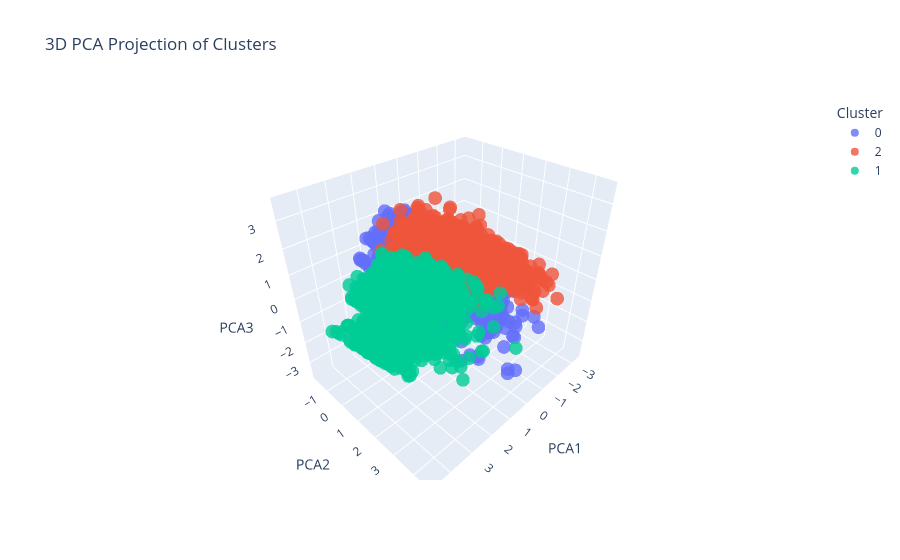

The notebook cell this image was saved under:
### Code cell
pca = PCA(n_components=3)
X_pca = pca.fit_transform(X_scaled)

df_pca = pd.DataFrame(X_pca, columns=['PCA1', 'PCA2', 'PCA3'])
df_pca['cluster'] = clusters.astype(str)  # כמחרוזת כדי לצבוע


fig = px.scatter_3d(
    df_pca,
    x='PCA1',
    y='PCA2',
    z='PCA3',
    color='cluster',
    title='3D PCA Projection of Clusters',
    labels={'cluster': 'Cluster'},
    opacity=0.8
)

fig.show()

### Figure 1 — Plotly figure (JSON) as saved in the notebook; plotly's stock layout.template omitted (floating-point values rounded to 4 significant figures; data arrays with more than 128 entries replaced by an {"elided": "..."} marker saying what was removed)
{"data": [{"hovertemplate": "Cluster=0<br>PCA1=%{x}<br>PCA2=%{y}<br>PCA3=%{z}<extra></extra>", "legendgroup": "0", "marker": {"color": "#636efa", "opacity": 0.8, "symbol": "circle"}, "mode": "markers", "name": "0", "scene": "scene", "showlegend": true, "type": "scatter3d", "x": {"elided": "5128 float values"}, "y": {"elided": "5128 float values"}, "z": {"elided": "5128 float values"}}, {"hovertemplate": "Cluster=2<br>PCA1=%{x}<br>PCA2=%{y}<br>PCA3=%{z}<extra></extra>", "legendgroup": "2", "marker": {"color": "#EF553B", "opacity": 0.8, "symbol": "circle"}, "mode": "markers", "name": "2", "scene": "scene", "showlegend": true, "type": "scatter3d", "x": {"elided": "1350 float values"}, "y": {"elided": "1350 float values"}, "z": {"elided": "1350 float values"}}, {"hovertemplate": "Cluster=1<br>PCA1=%{x}<br>PCA2=%{y}<br>PCA3=%{z}<extra></extra>", "legendgroup": "1", "marker": {"color": "#00cc96", "opacity": 0.8, "symbol": "circle"}, "mode": "markers", "name": "1", "scene": "scene", "showlegend": true, "type": "scatter3d", "x": {"elided": "1674 float values"}, "y": {"elided": "1674 float values"}, "z": {"elided": "1674 float values"}}], "layout": {"legend": {"title": {"text": "Cluster"}, "tracegroupgap": 0}, "scene": {"domain": {"x": [0, 1], "y": [0, 1]}, "xaxis": {"title": {"text": "PCA1"}}, "yaxis": {"title": {"text": "PCA2"}}, "zaxis": {"title": {"text": "PCA3"}}}, "title": {"text": "3D PCA Projection of Clusters"}}}
